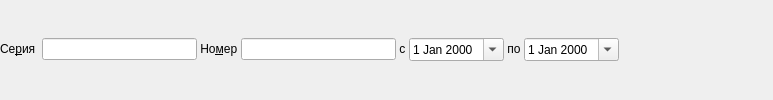
         <widget class="QWidget" name="CompulsoryPolisWidget" native="true">
          <layout class="QGridLayout" name="gridLayout_16">
           <property name="margin">
            <number>0</number>
           </property>
           <property name="spacing">
            <number>0</number>
           </property>
           <item row="0" column="0">
            <layout class="QHBoxLayout" name="horizontalLayout_5">
             <property name="spacing">
              <number>0</number>
             </property>
             <item>
              <widget class="QLabel" name="lblCompulsoryPolisSerial">
               <property name="sizePolicy">
                <sizepolicy hsizetype="Minimum" vsizetype="Fixed">
                 <horstretch>0</horstretch>
                 <verstretch>0</verstretch>
                </sizepolicy>
               </property>
               <property name="text">
                <string>Се&amp;рия  </string>
               </property>
               <property name="buddy">
                <cstring>edtCompulsoryPolisSerial</cstring>
               </property>
              </widget>
             </item>
             <item>
              <widget class="CPolicySerialEdit" name="edtCompulsoryPolisSerial">
               <property name="sizePolicy">
                <sizepolicy hsizetype="Preferred" vsizetype="Fixed">
                 <horstretch>0</horstretch>
                 <verstretch>0</verstretch>
                </sizepolicy>
               </property>
               <property name="minimumSize">
                <size>
                 <width>155</width>
                 <height>0</height>
                </size>
               </property>
              </widget>
             </item>
             <item>
              <widget class="QLabel" name="lblCompulsoryPolisNumber">
               <property name="sizePolicy">
                <sizepolicy hsizetype="Preferred" vsizetype="Fixed">
                 <horstretch>0</horstretch>
                 <verstretch>0</verstretch>
                </sizepolicy>
               </property>
               <property name="text">
                <string> Но&amp;мер </string>
               </property>
               <property name="margin">
                <number>0</number>
               </property>
               <property name="buddy">
                <cstring>edtCompulsoryPolisNumber</cstring>
               </property>
              </widget>
             </item>
             <item>
              <widget class="QLineEdit" name="edtCompulsoryPolisNumber">
               <property name="sizePolicy">
                <sizepolicy hsizetype="Preferred" vsizetype="Fixed">
                 <horstretch>0</horstretch>
                 <verstretch>0</verstretch>
                </sizepolicy>
               </property>
               <property name="minimumSize">
                <size>
                 <width>155</width>
                 <height>0</height>
                </size>
               </property>
               <property name="maxLength">
                <number>32</number>
               </property>
              </widget>
             </item>
             <item>
              <widget class="QLabel" name="label_3">
               <property name="sizePolicy">
                <sizepolicy hsizetype="Maximum" vsizetype="Fixed">
                 <horstretch>0</horstretch>
                 <verstretch>0</verstretch>
                </sizepolicy>
               </property>
               <property name="text">
                <string> с </string>
               </property>
               <property name="buddy">
                <cstring>edtCompulsoryPolisBegDate</cstring>
               </property>
              </widget>
             </item>
             <item>
              <widget class="CDateEdit" name="edtCompulsoryPolisBegDate">
               <property name="sizePolicy">
                <sizepolicy hsizetype="Maximum" vsizetype="Fixed">
                 <horstretch>0</horstretch>
                 <verstretch>0</verstretch>
                </sizepolicy>
               </property>
               <property name="calendarPopup">
                <bool>true</bool>
               </property>
              </widget>
             </item>
             <item>
              <widget class="QLabel" name="label_4">
               <property name="sizePolicy">
                <sizepolicy hsizetype="Maximum" vsizetype="Fixed">
                 <horstretch>0</horstretch>
                 <verstretch>0</verstretch>
                </sizepolicy>
               </property>
               <property name="text">
                <string> по </string>
               </property>
               <property name="buddy">
                <cstring>edtCompulsoryPolisEndDate</cstring>
               </property>
              </widget>
             </item>
             <item>
              <widget class="CDateEdit" name="edtCompulsoryPolisEndDate">
               <property name="sizePolicy">
                <sizepolicy hsizetype="Preferred" vsizetype="Fixed">
                 <horstretch>0</horstretch>
                 <verstretch>0</verstretch>
                </sizepolicy>
               </property>
               <property name="calendarPopup">
                <bool>true</bool>
               </property>
              </widget>
             </item>
             <item>
              <spacer name="horizontalSpacer_6">
               <property name="orientation">
                <enum>Qt::Horizontal</enum>
               </property>
               <property name="sizeHint" stdset="0">
                <size>
                 <width>154</width>
                 <height>20</height>
                </size>
               </property>
              </spacer>
             </item>
            </layout>
           </item>
          </layout>
         </widget>
